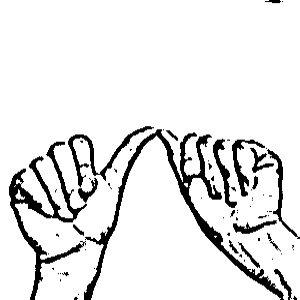
#> input picture image/0.jpg, 300 x 300 px, given in place of the camera
$ python digit_dataset_collection.py
#> lines starting #> are read from the running program, lines starting #| are printed output that depends on the picture; after the words box and inside, x2 and y2 are one past the last pixel; in counts of white or black regions, pixels touching at a corner belong together
import cv2
import os

if not os.path.exists("dataset"):
    os.makedirs("dataset")
if not os.path.exists("dataset/train"):
    os.makedirs("dataset/train")
if not os.path.exists("dataset/test"):
    os.makedirs("dataset/test")

for i in range(10):
    if not os.path.exists("dataset/train/" + str(i)):
        os.makedirs("dataset/train/" + str(i))
    if not os.path.exists("dataset/test/" + str(i)):
        os.makedirs("dataset/test/" + str(i))

mode = 'test'
folder = 'dataset/'+mode+'/'
cam = cv2.VideoCapture(0)

while True:
    _, frame = cam.read()
#> frame is the input picture: shape (300, 300, 3); min 0, max 255, mean 230.3
    frame = cv2.flip(frame, 1)
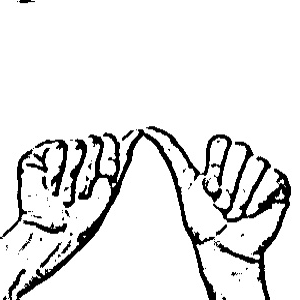
#> frame: shape (300, 300, 3); min 0, max 255, mean 230.3
    no_of_img = {
        'zero': len(os.listdir(folder + "/0")),
        'one': len(os.listdir(folder + "/1")),
        'two': len(os.listdir(folder + "/2")),
        'three': len(os.listdir(folder + "/3")),
        'four': len(os.listdir(folder + "/4")),
        'five': len(os.listdir(folder + "/5")),
        'six': len(os.listdir(folder + "/6")),
        'seven': len(os.listdir(folder + "/7")),
        'eight': len(os.listdir(folder + "/8")),
        'nine': len(os.listdir(folder + "/9")),
    }
    cv2.putText(frame, "Zero: "+str(no_of_img['zero']), (10, 50), cv2.FONT_HERSHEY_PLAIN, 1, (0, 255, 0), 1)
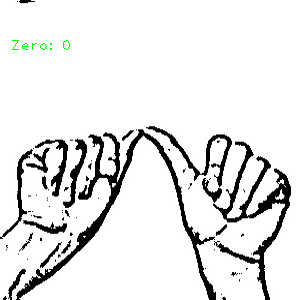
#> frame: shape (300, 300, 3); 0.11% of pixels changed, all inside (x1, y1, x2, y2) = (12, 40, 70, 50)
    cv2.putText(frame, "One: "+str(no_of_img['one']), (10, 70), cv2.FONT_HERSHEY_PLAIN, 1, (0, 255, 0), 1)
#> frame: shape (300, 300, 3); 0.1% of pixels changed, all inside (x1, y1, x2, y2) = (12, 60, 63, 70)
    cv2.putText(frame, "Two: "+str(no_of_img['two']), (10, 90), cv2.FONT_HERSHEY_PLAIN, 1, (0, 255, 0), 1)
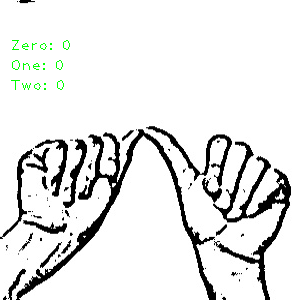
#> frame: shape (300, 300, 3); mean B, G, R 229.5, 230.3, 229.5
    cv2.putText(frame, "Three: " + str(no_of_img['three']), (10, 110), cv2.FONT_HERSHEY_PLAIN, 1, (0, 255, 0), 1)
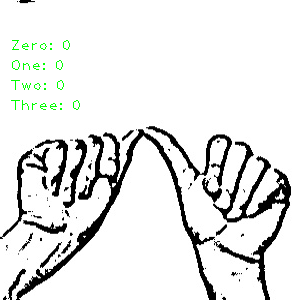
#> frame: shape (300, 300, 3); 0.13% of pixels changed, all inside (x1, y1, x2, y2) = (11, 100, 80, 110)
    cv2.putText(frame, "Four: " + str(no_of_img['four']), (10, 130), cv2.FONT_HERSHEY_PLAIN, 1, (0, 255, 0), 1)
#> frame: shape (300, 300, 3); 0.11% of pixels changed, all inside (x1, y1, x2, y2) = (12, 120, 69, 130)
    cv2.putText(frame, "Five: " + str(no_of_img['five']), (10, 150), cv2.FONT_HERSHEY_PLAIN, 1, (0, 255, 0), 1)
    cv2.putText(frame, "Six: " + str(no_of_img['six']), (10, 170), cv2.FONT_HERSHEY_PLAIN, 1, (0, 255, 0), 1)
#> frame: shape (300, 300, 3); mean B, G, R 228.5, 230.4, 228.5
    cv2.putText(frame, "Seven: " + str(no_of_img['seven']), (10, 190), cv2.FONT_HERSHEY_PLAIN, 1, (0, 255, 0), 1)
    cv2.putText(frame, "Eight: " + str(no_of_img['eight']), (10, 210), cv2.FONT_HERSHEY_PLAIN, 1, (0, 255, 0), 1)
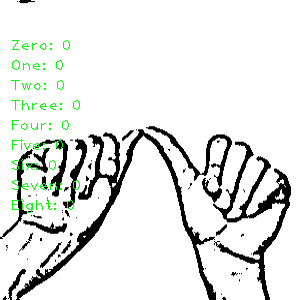
#> frame: shape (300, 300, 3); mean B, G, R 227.9, 230.5, 227.9
    cv2.putText(frame, "Nine: " + str(no_of_img['nine']), (10, 230), cv2.FONT_HERSHEY_PLAIN, 1, (0, 255, 0), 1)
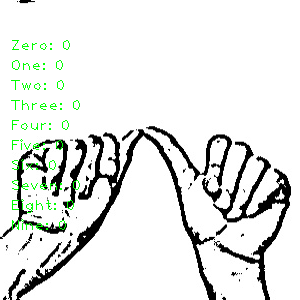
#> frame: shape (300, 300, 3); 0.12% of pixels changed, all inside (x1, y1, x2, y2) = (12, 219, 66, 230)
    # print(frame.shape)
    x1 = int(0.5*frame.shape[1])
#> x1 = 150
    x2 = frame.shape[1]-10
#> x2 = 290
    y1 = 10
    y2 = int(0.5 * frame.shape[1])
#> y2 = 150
    # print("{},{},{},{}".format(x1,y1,x2,y2)) Ans:- 320,10,630,320
    cv2.rectangle(frame,(319,9),(620+1,309),(0,255,0),1)
    roi=frame[10:300,320:620]
#> roi = empty array

    cv2.imshow("Frame", frame)
#> (the run stopped early here; a loop or call above may not have finished)
